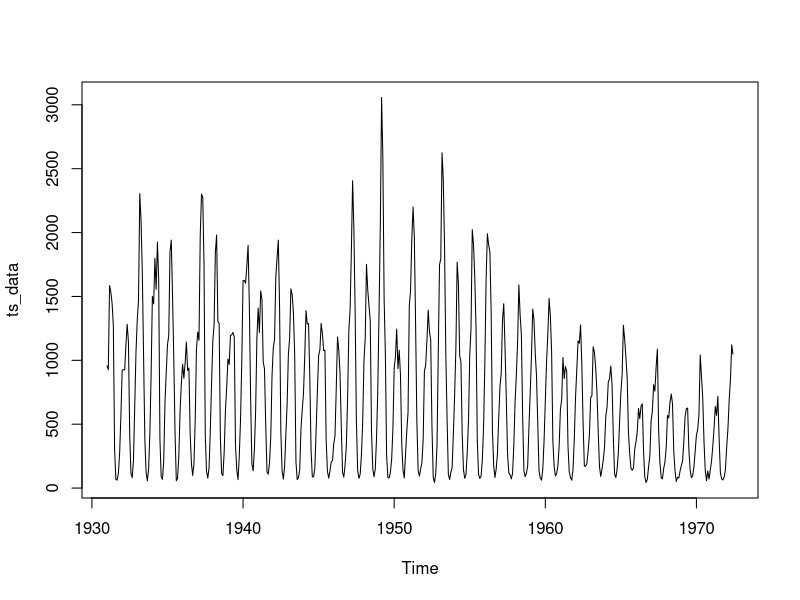
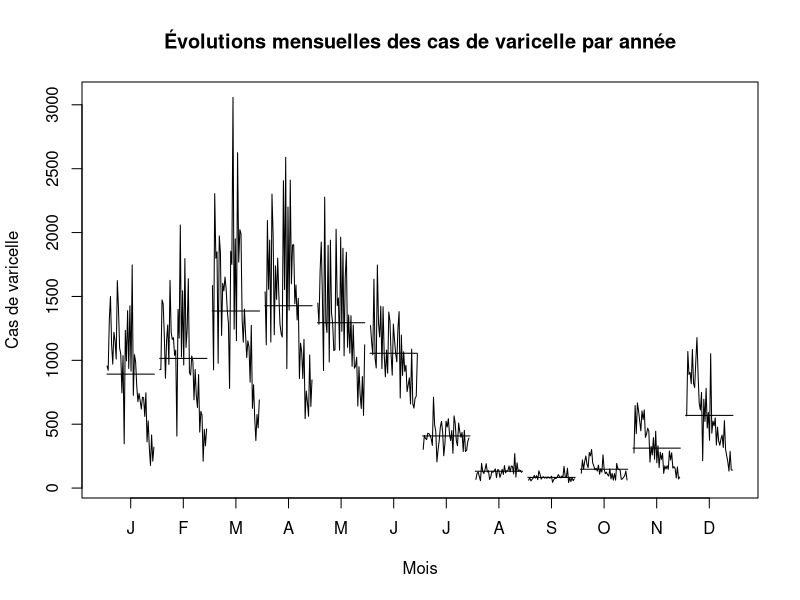
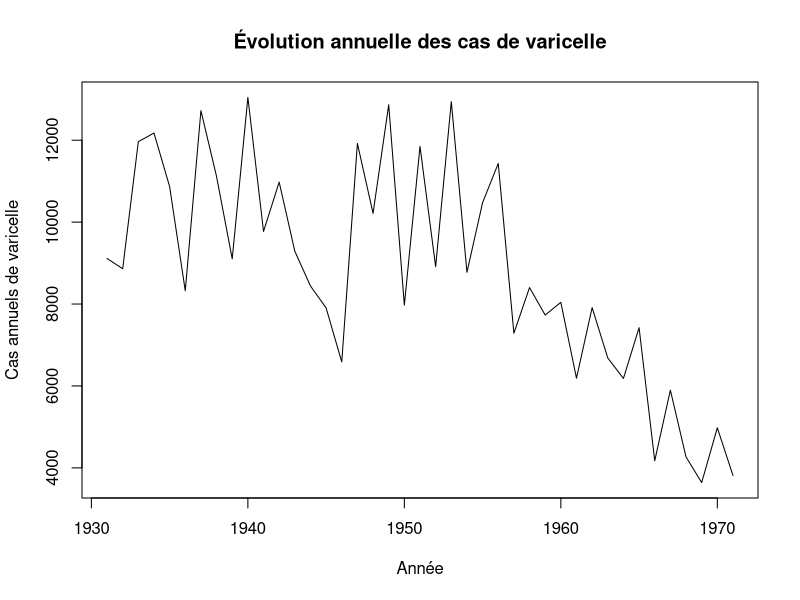
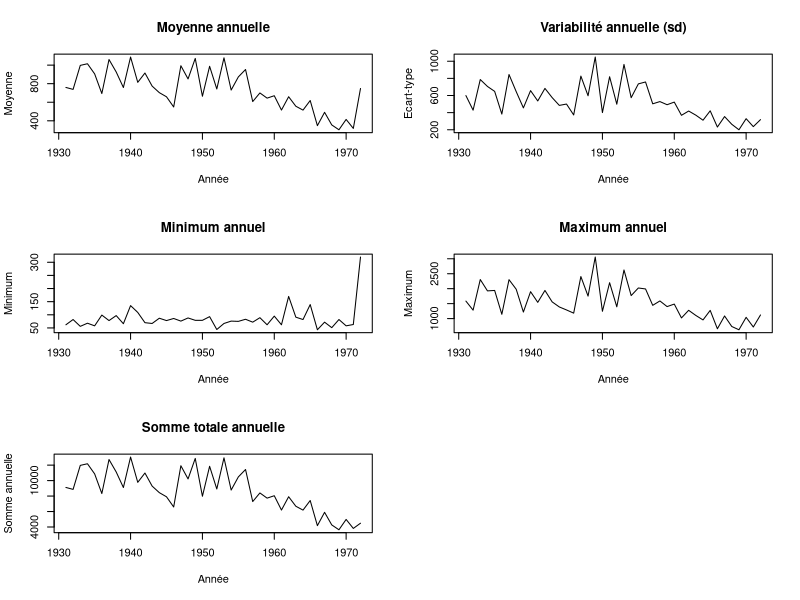
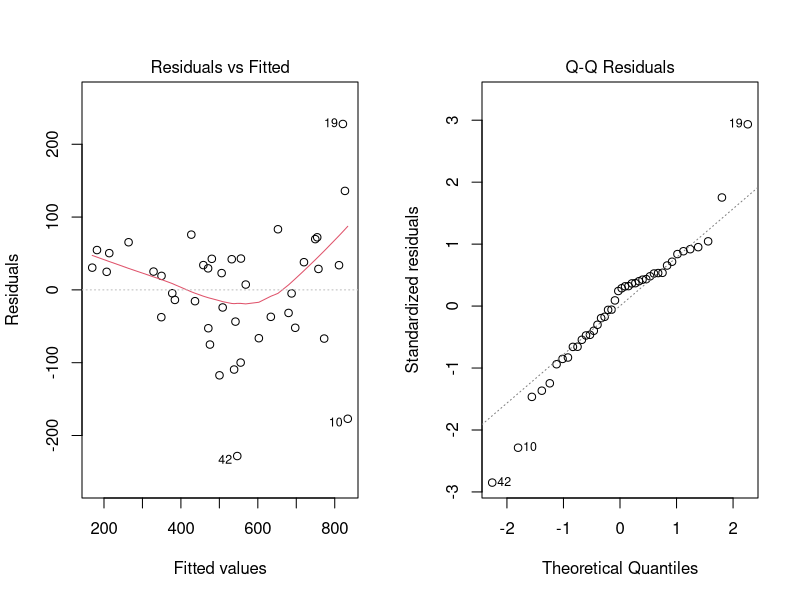
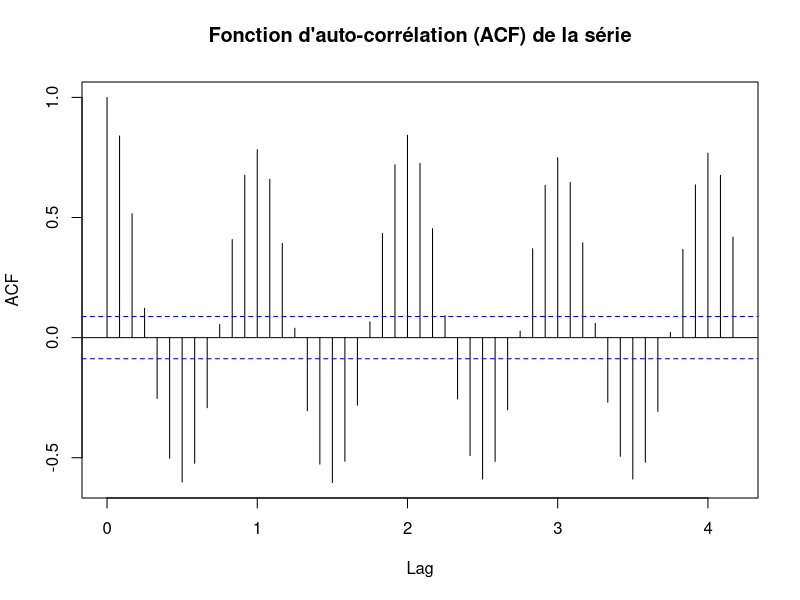
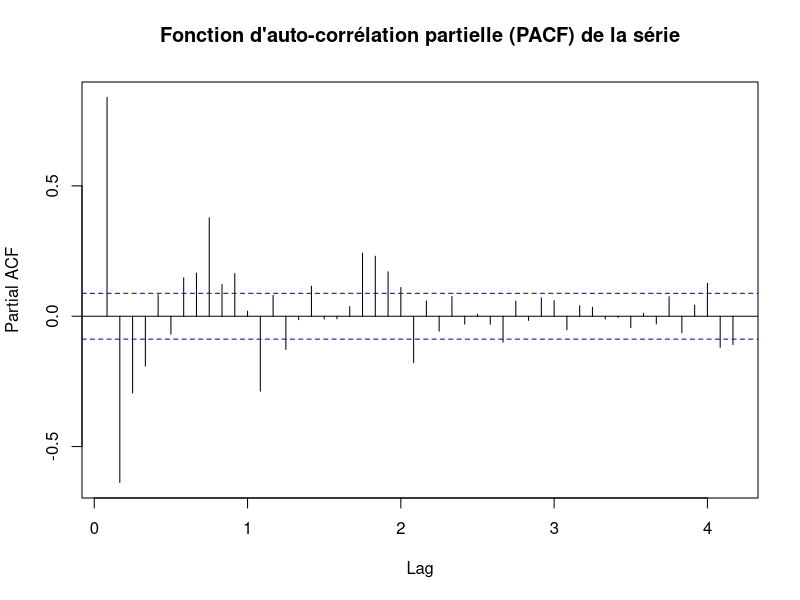
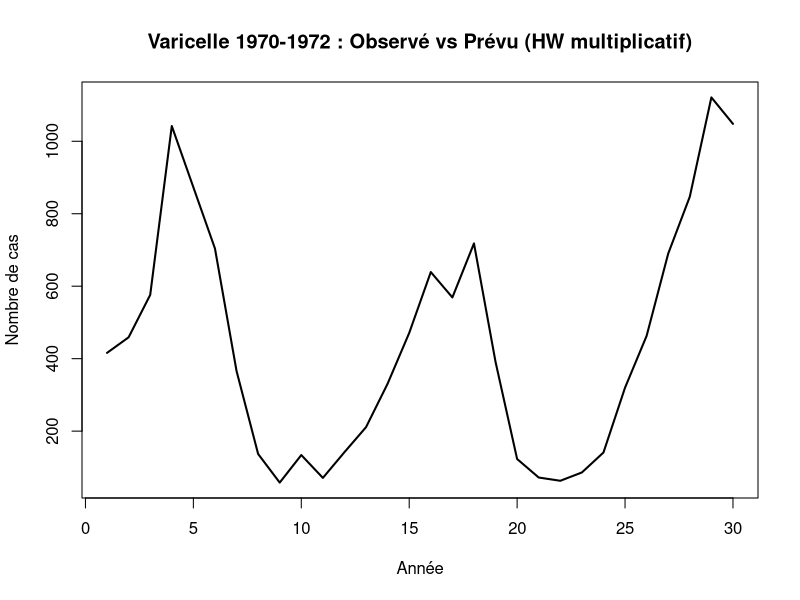

Here is the R script that generated these plots, in order:
#########################
# ABDAOUI Hâjar
# M2 DSS - 24/02/2026
# TP séries temporelles
#########################
# Packages ------------------

## résumer page 22 à page 25 à mettre en annexe du rapport
library(xtable)

# Introduction ---------

# Question 1 : 
# Chargement des données
data = read.csv2("varicelleb.csv", header = FALSE)
summary(data)
length(data)
str(data)
data_cleaned <- as.numeric(unlist(t(data)))
data_cleaned <- data_cleaned[!is.na(data_cleaned)]

# Création de la série temporelle 
ts_data <- ts(data_cleaned, frequency = 12, start = c(1931, 1), end = c(1972, 6)) # mettre le nombre de fréquences par années et les dates de début et fin de la serie temporelle 
head(ts_data)


# Question 2 : graphique de la série temporelle
plot(ts_data) # saisonnalité - 2 types additive ou multiplicative

# Question 3 :  évolution mensuelle du nombre de cas pour chaque année 
monthplot(ts_data,
          ylab = "Cas de varicelle",
          xlab = "Mois",
          main = "Évolutions mensuelles des cas de varicelle par année")

# Question 4 : évolution annuelle 
annual_values <- aggregate(ts_data, nfrequency = 1, FUN = sum)

plot(annual_values,
     type = "l",
     xlab = "Année",
     ylab = "Cas annuels de varicelle",
     main = "Évolution annuelle des cas de varicelle")

# superposer moyenne annuelle et écart type 

# Question 6 : tableau stats annuelles

df <- data.frame(value = as.numeric(ts_data),
                 year = floor(time(ts_data)),
                 month = cycle(ts_data))

annual_stats <- aggregate(value ~ year, df, function(x) c(mean = mean(x),
                                                          sd = sd(x),
                                                          min = min(x), 
                                                          max = max(x),
                                                          sum = sum(x)))

annual_stats <- data.frame(year = annual_stats$year,
                           mean = annual_stats$value[, "mean"],
                           sd = annual_stats$value[, "sd"],
                           min = annual_stats$value[, "min"],
                           max = annual_stats$value[, "max"],
                           sum = annual_stats$value[, "sum"])

annual_stats

# (a) : Tracer sur des graphiques différents, la courbe par année de chacune des statistiques

par(mfrow = c(3, 2))

plot(annual_stats$year, annual_stats$mean, type = "l",
     xlab = "Année", ylab = "Moyenne",
     main = "Moyenne annuelle")

plot(annual_stats$year, annual_stats$sd, type = "l",
     xlab = "Année", ylab = "Ecart-type",
     main = "Variabilité annuelle (sd)")

plot(annual_stats$year, annual_stats$min, type = "l",
     xlab = "Année", ylab = "Minimum",
     main = "Minimum annuel")

plot(annual_stats$year, annual_stats$max, type = "l",
     xlab = "Année", ylab = "Maximum",
     main = "Maximum annuel")

plot(annual_stats$year, annual_stats$sum, type = "l",
     xlab = "Année", ylab = "Somme annuelle",
     main = "Somme totale annuelle")

par(mfrow = c(1, 1))

# (b) : Faire la statistique descriptive de chaque colonne et interpréter convenablement les résultats obtenus

summary(annual_stats[, -1])      # exclure la colonne année

# Les statistiques annuelles montrent une variation importante du nombre de cas de varicelle selon les années. 
# La moyenne annuelle (environ 728 cas) et la médiane (717 cas) sont proches, indiquant une tendance centrale stable. 
# Mais les valeurs moyenne annuelle peuvent varier de 303 à plus de 1087 cas, témoignant d’années plus ou moins épidémiques.
# L’écart-type annuel moyen est autour de 527 cas, ce qui confirme des fluctuations mensuelles importantes et des pics saisonniers marqués certaines années. 
# Les minima annuels restent faibles, ce qui traduit la présence régulière de mois de faible circulation du virus de la varicelle. 
# À l’inverse, les maxima peuvent dépasser 3000 cas, indiquant des pics épidémiques intenses.
# La somme annuelle varie fortement, de 2500 à plus de 13000 cas. 
# Cela nous montre que l’ampleur des épidémies n’est pas constante et que certaines années sont nettement plus touchées que d’autres.

# Question 7 : modele

model <- lm(sd ~ mean, data = annual_stats)
summary(model)

# Le test F est significatif (p < 0,05), ce qui montre que le modèle est globalement pertinent.
# La moyenne annuelle explique une grande partie de la variabilité de l’écart-type annuel. 
# La variabilité des ecart types observés sur les 42 années est expliquée par les moyennes annuelles à hauteur de 87% (R^2)

# (a)
# Le test proposé est un test de Fisher 

# reconstruire le tableau anova du test de Fisher et décider s'il y a une pertinence dans le modèle. On compare la p valeur assoicé au test de fisher en utilisant un risque alpha de 5%. 
# Le test de fisher permet d'évaluer la pertinence de ce modèle. 
anova(model)

# (b)

par(mfrow = c(1, 2))
plot(model, which = 1)   # residuals vs fitted
plot(model, which = 2)   # qqplot
par(mfrow = c(1, 1))

shapiro.test(residuals(model)) # shapiro test pour normalité des résidus

# Le test de Shapiro donne une p-value < 0,05, ce qui indique que les résidus ne suivent pas une loi normale.
# Le QQ-plot confirme une déviation des courbes aux extrémités.

# (c)
summary(model)$coefficients # examine p-value de la pente

# La pente est significative (p < 0,05), ce qui montre que l’écart-type augmente avec la moyenne.
# On retient donc un modèle multiplicatif.


# Question 8 : 

acf(ts_data,main = "Fonction d'auto-corrélation (ACF) de la série", lag.max = 50) # autocorrelation
pacf(ts_data, main = "Fonction d'auto-corrélation partielle (PACF) de la série", lag.max = 50) # autocorrelation partielle
# Cela montre bien qu'il y a une saisonnallité 

# Lissage exponentiel -------------

## 2.1 Données de varicelles à New-York de 1931 à 1972 ----

train <- window(ts_data, start = c(1931, 1), end = c(1969, 12)) # training set
test  <- window(ts_data, start = c(1970, 1), end = c(1972, 6)) # test set

model_hw <- HoltWinters(train, seasonal = "mul") # Un modèle Holt-Winters saisonnier multiplicatif a été ajusté aux données de 1931 à 1969.
model_hw

pred_mul <- predict(model_hw, n.ahead = length(test))

err_mul    <- as.numeric(test) - as.numeric(pred_mul)
ESS_mul    <- sum(err_mul^2)          # Erreur quadratique totale (sum of squared errors)
RMSE_mul   <- sqrt(mean(err_mul^2))   # Racine de l'erreur quadratique moyenne


ts_test <- ts(test)
plot(ts_test, col = "black", lwd = 2,
     main = "Varicelle 1970-1972 : Observé vs Prévu (HW multiplicatif)",
     xlab = "Année", ylab = "Nombre de cas")
lines(pred_mul, col = "red", lty = 2, lwd = 2)

## 2.2 Données de la concentration en co2 du volcan Mauna Loa (Hawaï) de 1959 à 1997 ----

############################
# QUESTION 1 
############################

data <- read.table("maunaloa2Co2.txt", header = TRUE, na.strings = "-99.99")
data_month <- data[, 2:13]

# Passage en vecteur
co2_values <- as.numeric(t(as.matrix(data_month)))

# Suppression des NA
co2_values <- co2_values[!is.na(co2_values)]

# Création de la série temporelle
co2_ts <- ts(co2_values, frequency = 12, start = c(1959, 1), end = c(1997, 12))

# Représentation graphique

plot.ts(co2_ts,
        main = "Concentration mensuelle de CO2 (Mauna Loa)",
        ylab = "CO2 (ppm)")

# A partir de nos observations : la série présente
#   - une tendance croissante claire (hausse régulière)
#   - une saisonnalité annuelle marquée (oscillations régulières)
# => Le modèle de Holt-Winters additif est le plus approprié
#    (lissage exponentiel avec tendance et saisonnalité)

############################
# QUESTION 2
############################

co2_train <- window(co2_ts, start = c(1959, 1), end = c(1989, 12))
co2_test  <- window(co2_ts, start = c(1990, 1), end = c(1997, 12))

# Ajustement du modèle Holt-Winters additif sur les données d'entraînement
hw_model <- HoltWinters(co2_train, seasonal = "additive")
hw_model  # affiche les paramètres alpha, beta, gamma estimés
